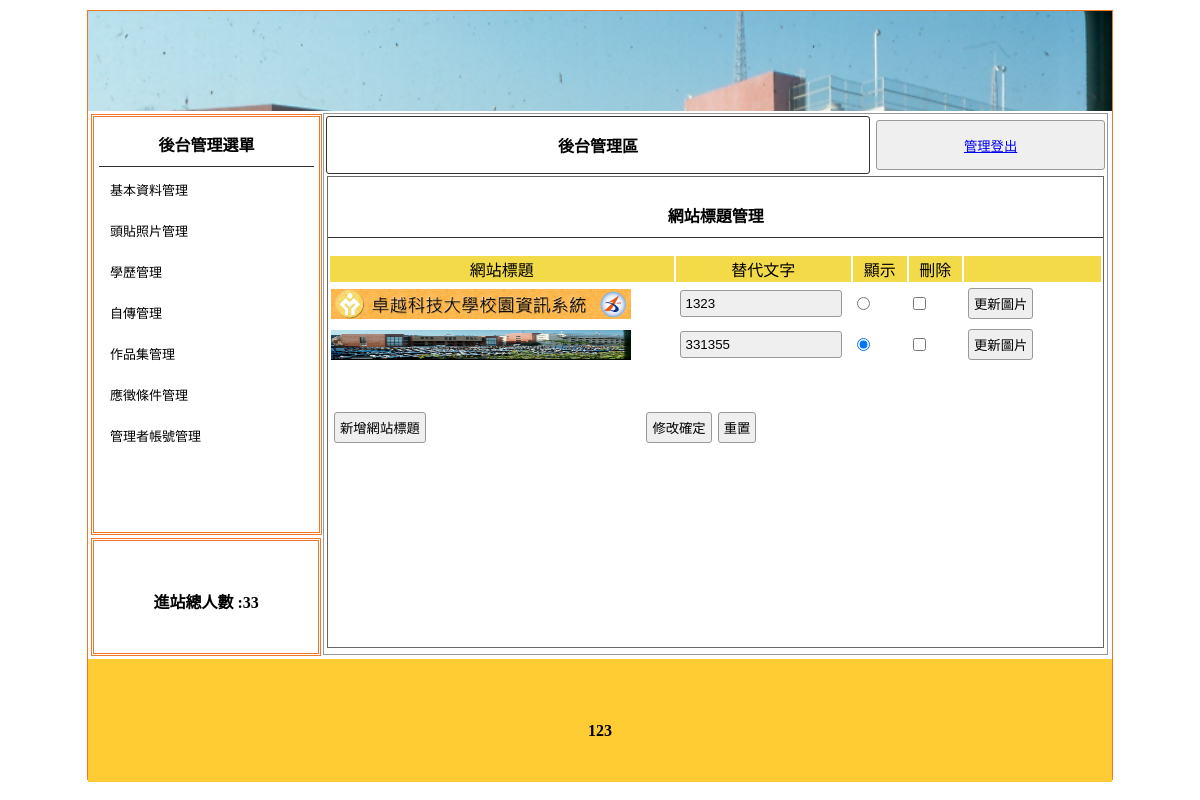
The app's page /backend.php with its own data.
### tables this page shows
CREATE TABLE `title` (
  `id` int(11) UNSIGNED NOT NULL,
  `text` text NOT NULL,
  `img` text NOT NULL,
  `sh` int(1) NOT NULL
);

CREATE TABLE `total` (
  `id` int(11) UNSIGNED NOT NULL,
  `total` int(11) UNSIGNED NOT NULL
);

CREATE TABLE `bottom` (
  `id` int(11) UNSIGNED NOT NULL,
  `bottom` text NOT NULL
);

### base.php (called while the page is built, shortened)
<?php
$tstr=[
    'title'=>"網站標題管理",
    'ad'=>"動態文字管理",
    'mvim'=>"動畫圖片管理",
    'image'=>"校園映像圖片管理",
    'total'=>"進站人數管理",
    'bottom'=>"頁尾版權文字管理",
    'news'=>"最新管理",
    'admin'=>"管理者管理",
    'menu'=>"選單管理",
    'self'=>"基本資料",
    'hshot'=>"頭貼照片",
    'auto'=>"自傳內容",
    'edu'=>"學歷資料",
    'job'=>"求職條件",
    'job'=>"求職條件",
    'prof'=>"作品資料",
];
$addstr=[
    'title'=>"新增網站標題",
    'ad'=>"新增動態文字",
    'mvim'=>"新增動畫圖片",
    'image'=>"新增校園映像圖片",
    'total'=>"新增進站人數",
    'bottom'=>"新增頁尾版權文字",
    'news'=>"新增最新消息",
    'admin'=>"新增管理者",
    'menu'=>"新增選單",
    'self'=>"基本資料",
    'hshot'=>"頭貼照片",
    'auto'=>"自傳內容",
    'edu'=>"學歷資料",
    'job'=>"求職條件",
    'prof'=>"作品資料",
];
class DB{
    protected $table;
    protected $dsn="mysql:host=localhost;dbname=db88;charset=utf8";
    protected $pdo;
    function __construct($table){
        $this->table=$table;
        $this->pdo=new PDO($this->dsn,'root','');
    }
    function all(...$arg){
        $sql="select * from $this->table ";
        return $this->pdo->query($sql)->fetchAll();
    }
    function find($id){
        $sql="select * from $this->table ";
        if(is_array($id)){
            foreach($id as $key => $value){
                $tmp[]=sprintf("`%s`='%s'",$key,$value);
            }
            $sql .= " where ".implode(" && ",$tmp);
        }else{
            $sql .= " where `id`='$id'";
        }
        return $this->pdo->query($sql)->fetch(PDO::FETCH_ASSOC);
    }
}
$Title=new DB("title");
$Total=new DB("total");
$Bottom=new DB("bottom");
?>

### backend.php (the view, shortened to what this page needs)
<?php include_once "base.php";?>
<!DOCTYPE html
    PUBLIC "-//W3C//DTD XHTML 1.0 Transitional//EN" "http://www.w3.org/TR/xhtml1/DTD/xhtml1-transitional.dtd">
<html xmlns="http://www.w3.org/1999/xhtml">
<head>
    <link href="./css/css.css" rel="stylesheet" type="text/css">
</head>
<body>
    <div id="main">
        <a title="<?=$Title->find(['sh'=>1])['text'];?>" href="index.php">
            <div class="ti" style="background:url(&#39;img/<?=$Title->find(['sh'=>1])['img'];?>&#39;); background-size:cover;"></div>
        </a>
        <div id="ms">
            <div id="lf" style="float:left;">
                <div id="menuput" class="dbor">
                    <span class="t botli">後台管理選單</span>
                    <a style="color:#000; font-size:13px; text-decoration:none;"
                        href="?do=self">
                        <div class="mainmu">
                           基本資料管理 </div>
                    </a>
                    <a style="color:#000; font-size:13px; text-decoration:none;" href="?do=hshot">
                        <div class="mainmu">
                            頭貼照片管理 </div>
                    </a>
                    <a style="color:#000; font-size:13px; text-decoration:none;" href="?do=edu">
                        <div class="mainmu">
                            學歷管理 </div>
                    </a>
                    <a style="color:#000; font-size:13px; text-decoration:none;" href="?do=auto">
                        <div class="mainmu">
                            自傳管理 </div>
                    </a>
                    <a style="color:#000; font-size:13px; text-decoration:none;" href="?do=prof">
                        <div class="mainmu">
                            作品集管理 </div>
                    </a>
                    <a style="color:#000; font-size:13px; text-decoration:none;" href="?do=job">
                        <div class="mainmu">
                            應徵條件管理 </div>
                    </a>
                    <a style="color:#000; font-size:13px; text-decoration:none;" href="?do=admin">
                        <div class="mainmu">
                            管理者帳號管理 </div>
                    </a>
                </div>
                <div class="dbor" style="margin:3px; width:95%; height:20%; line-height:100px;">
                    <span class="t">進站總人數 :<?=$Total->find(1)['total'];?> </span>
                </div>
            </div>
            <div class="di"
                style="height:540px; border:#999 1px solid; width:76.5%; margin:2px 0px 0px 0px; float:left; position:relative; left:20px;">
                <table width="100%">
                    <tbody>
                        <tr>
                            <td style="width:70%;font-weight:800; border:#333 1px solid; border-radius:3px;"
                                class="cent"><a href="?do=admin" style="color:#000; text-decoration:none;">後台管理區</a>
                            </td>
                            <td><button
                                    style="width:99%; margin-right:2px; height:50px;"> <a href="logout.php">管理登出</a> </button></td>
                        </tr>
                    </tbody>
                </table>
                <?php
                $do=(isset($_GET['do']))?$_GET['do']:'title';
                $file="./backend/".$do.".php";
                if(file_exists($file)){
                    include $file;
                }else{
                    include "./backend/title.php";
                }
                ?>
            </div>
        </div>
        <div
            style="width:1024px; left:0px; position:relative; background:#FC3; margin-top:4px; height:123px; display:block;">
            <span class="t" style="line-height:123px;"><?=$Bottom->find(1)['bottom'];?></span>
        </div>
    </div>
</body>
</html>

### backend/title.php (shortened to what this page needs)
<div style="width:99%; height:87%; margin:auto; overflow:auto; border:#666 1px solid;">
    <p class="t cent botli"><?=$tstr[$do];?></p>
    <form method="post" action="./api/edit.php">
        <table width="100%">
            <tbody>
                <tr class="yel">
                    <td width="45%">網站標題</td>
                    <td width="23%">替代文字</td>
                    <td width="7%">顯示</td>
                    <td width="7%">刪除</td>
                    <td></td>
                </tr>
                <?php
                $rows=$Title->all();
                foreach($rows as $row){
                ?>
                <tr>
                    <td width="45%"><img src="./img/<?=$row['img'];?>" style="width:300px;height:30px"></td>
                    <td width="23%"><input type="text" name="text[]" value="<?=$row['text'];?>"></td>
                    <td width="7%"><input type="radio" name="sh" value="<?=$row['id'];?>" <?=($row['sh']==1)?'checked':'';?>></td>
                    <td width="7%"><input type="checkbox" name="del[]" value="<?=$row['id'];?>"></td>
                    <td><input type="button" value="更新圖片" onclick="op('#cover','#cvr','./modal/upload.php?table=<?=$do;?>&id=<?=$row['id'];?>')"></td>
                </tr>
                <?php
                    }
                ?>
            </tbody>
        </table>
        <table style="margin-top:40px; width:70%;">
            <tbody>
                <tr>
                    <td width="200px">
                     <input type="button"
                            onclick="op(&#39;#cover&#39;,&#39;#cvr&#39;,&#39;./modal/<?=$do;?>.php?table=<?=$do;?>&#39;)"
                            value="<?=$addstr[$do];?>"></td>
                    <td class="cent"><input type="submit" value="修改確定"><input type="reset" value="重置">
                    </td>
                </tr>
            </tbody>
        </table>
    </form>
</div>

### css/css.css (style rules this page uses)
body { padding:0px; margin:0px; }
#main { width:1024px; height:768px; margin:10px auto 10px auto; border:#EE7728 1px solid; position:relative; }
.ti { width:100%; height:100px; position:relative; background-size:cover; background-repeat:no-repeat; }
.dbor { border:#EE7728 double 3px; margin:1px; padding:2px 10px 2px 10px; }
.t { font-weight:800; display:block; text-align:center; padding:10px 1px 10px 1px; }
.botli { border-bottom:#333 1px solid; }
.mainmu { position:relative; border-radius:10px; background:url(../icon/menu.fw.png) center no-repeat; background-size:cover; line-height:30px; padding:2px 10px 2px 10px; margin:7px 1px 7px 1px; }
#lf { height:540px; width:21%; display:inline-block; }
#menuput { width:100%; height:75%; position:relative; padding:5px; display:block; margin: 3px; }
.di { display:inline-block; }
.cent { text-align:center; }
input,button { border:#999 1px solid; border-radius:3px; background:#EFEFEF; padding:5px; margin:3px; }
input[type=text],input[type=password] { width:150px; }
.yel td { background:#F3DA49; text-align:center; }

### records on screen
title: img (picture), text "331355", sh "☑"
total: total "33"
title: img (picture), text "1323"
bottom: bottom "123"

### other values on screen
$tstr[$do] "網站標題管理"
